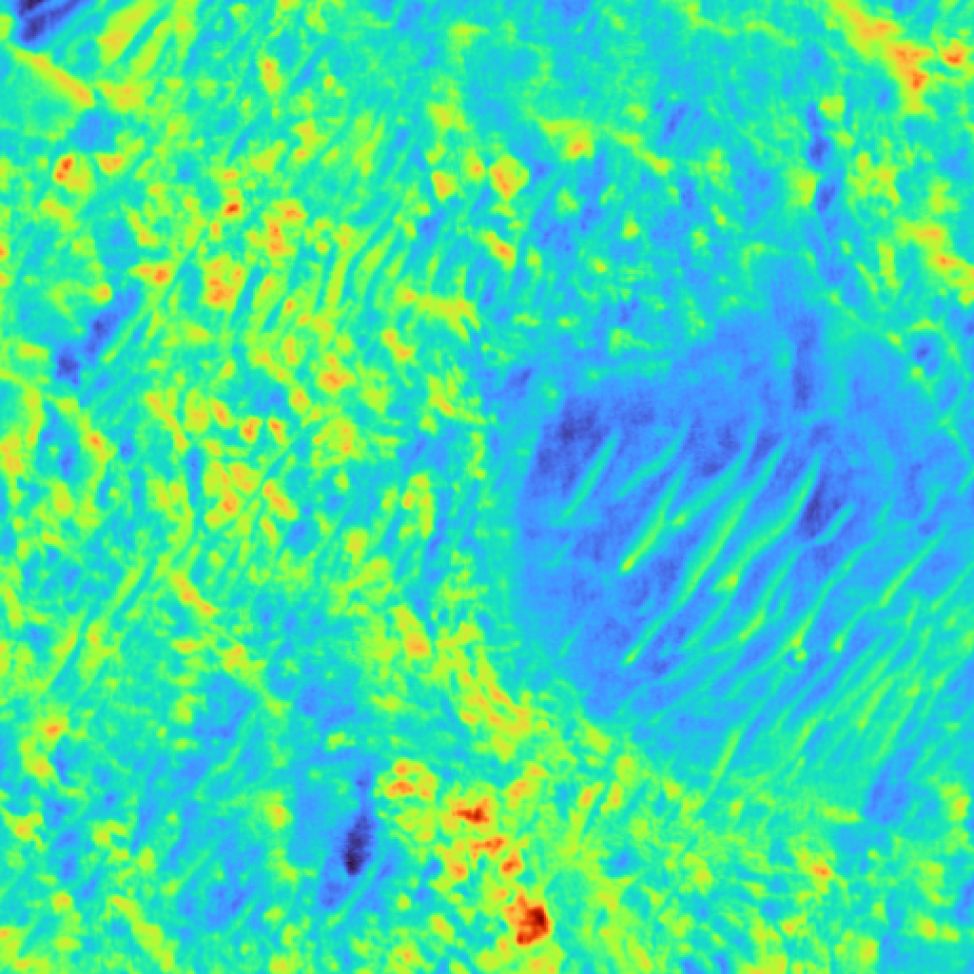
#> input picture 11_hr_magma.png, 2922 x 2922 px (shown at 1/3 size)
$ python create_zoom.py
#> lines starting #> are read from the running program, lines starting #| are printed output that depends on the picture; pictures that were not available may be replaced by others from this repository, and a replacement may not be noted
from PIL import Image, ImageDraw

# the two image should have the same size
img_a = Image.open('11_hr_magma.png')
#> img_a is the input picture: PIL image 2922x2922 RGBA; mean R, G, B, A 66.6, 218.3, 168.6, 255
img_b = Image.open('11_sr_magma.png')

padding = 10
big_space = 70
scale_down = 6
rect_width = 10
line_width = 3
box_position = [1200, 2200]
box_dim = 600
fill_color = (255, 0, 0)

def draw_and_crop(img, rect, width=rect_width, color=fill_color):
    crop = img.crop(rect)

    draw = ImageDraw.Draw(img)
    draw.rectangle(rect, outline=color, width=width)
    return img, crop

size_h = max(int(img_a.height/scale_down), (box_dim * 2) + padding) + (padding * 2)
#> size_h = 1230
size_w = (int(img_a.width/scale_down) * 2) + box_dim + (padding * 2) + (big_space * 2)
#> size_w = 1734
new_image = Image.new('RGB', (size_w, size_h), color = 'white')
#> new_image: PIL image 1734x1230 RGB; every value is 255

rect = box_position + [x + box_dim for x in box_position]
img1, crop1 = draw_and_crop(img_a, rect)
#> in draw_and_crop, `crop = img.crop(rect)`:
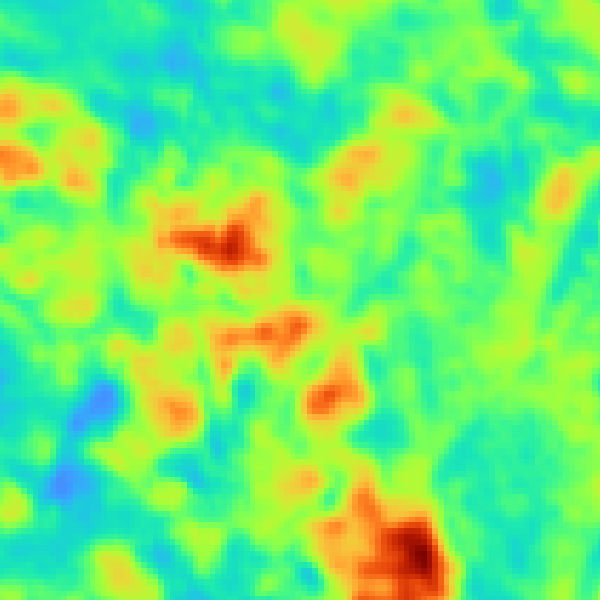
#> crop: PIL image 600x600 RGBA; mean R, G, B, A 113.3, 233.3, 111, 255
img1 = img1.resize([int(img_a.height/scale_down), int(img_a.width/scale_down)])
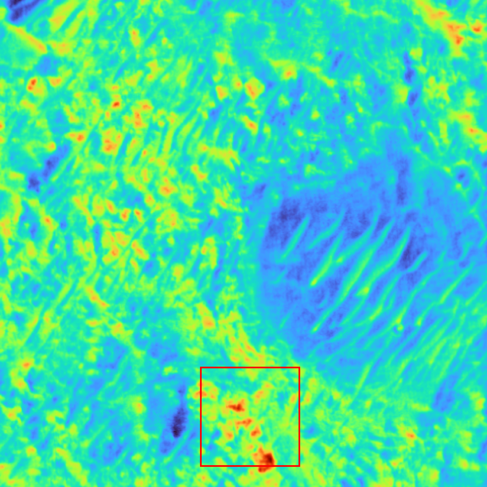
#> img1: PIL image 487x487 RGBA; mean R, G, B, A 67, 217.7, 168.3, 255
img1_pad_w = padding
img1_pad_h = int(size_h/2 - (img_a.height/scale_down/2))
#> img1_pad_h = 371
new_image.paste(img1, (img1_pad_w, img1_pad_h))
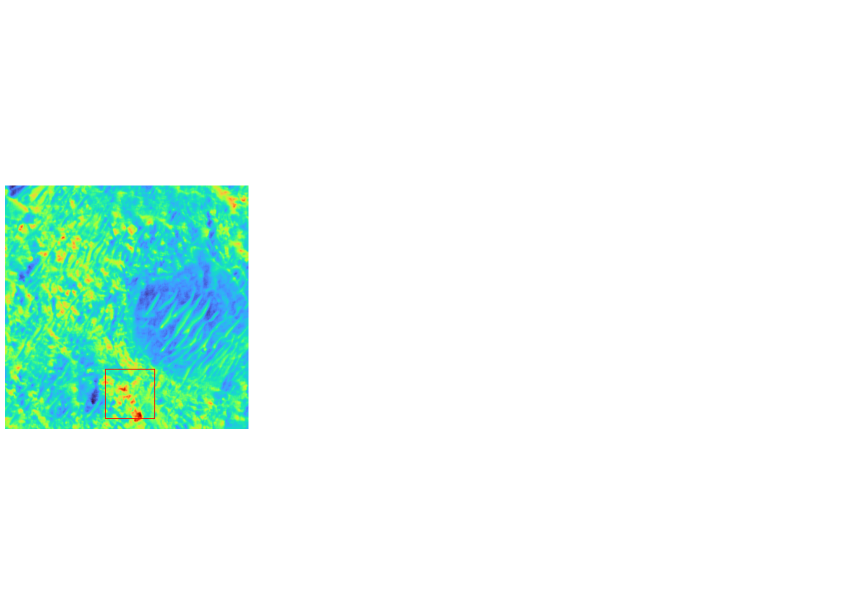
#> new_image: PIL image 1734x1230 RGB (shown at 1/2 size); mean R, G, B 234.1, 250.9, 245.4
crop1_pad_w = padding + int(img_a.width/scale_down) + big_space
#> crop1_pad_w = 567
crop1_pad_h = padding
new_image.paste(crop1, (crop1_pad_w, crop1_pad_h))
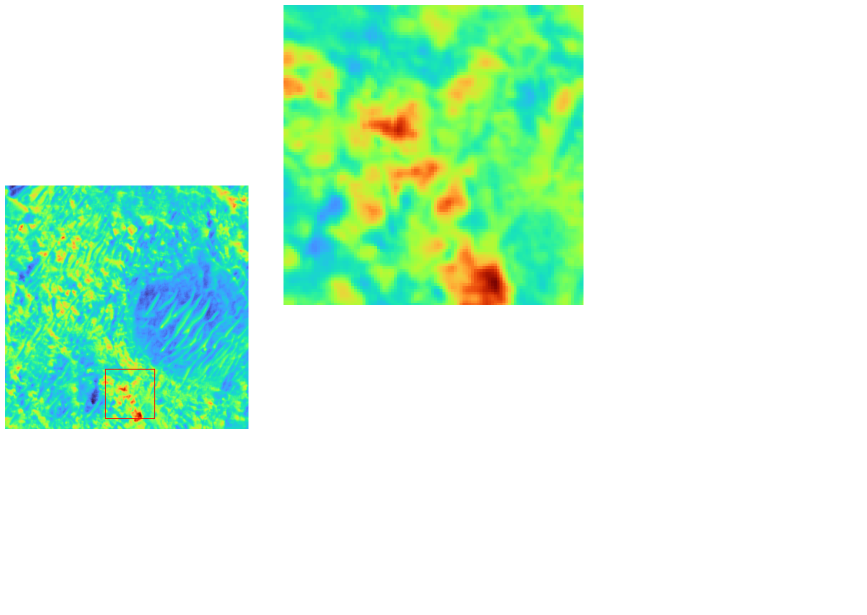
#> new_image: PIL image 1734x1230 RGB (shown at 1/2 size); mean R, G, B 210.2, 247.2, 221.1

img2, crop2 = draw_and_crop(img_b,rect)
img2 = img2.resize([int(img_a.height/scale_down), int(img_a.width/scale_down)])
img2_pad_w = padding + int(img_a.width/scale_down) + big_space*2 + box_dim
#> img2_pad_w = 1237
img2_pad_h = int(size_h/2 - (img_a.height/scale_down/2))
#> img2_pad_h = 371
new_image.paste(img2, (img2_pad_w, img2_pad_h))
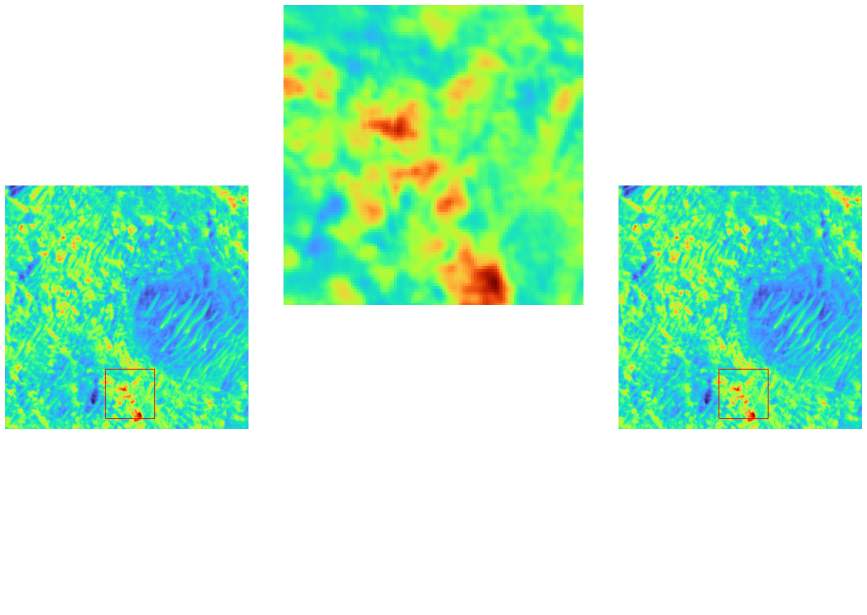
#> new_image: PIL image 1734x1230 RGB (shown at 1/2 size); mean R, G, B 189.3, 243, 211.4
crop2_pad_w = padding + int(img_a.width/scale_down) + big_space
#> crop2_pad_w = 567
crop2_pad_h = padding * 2 + box_dim
new_image.paste(crop2, (crop2_pad_w, crop2_pad_h))
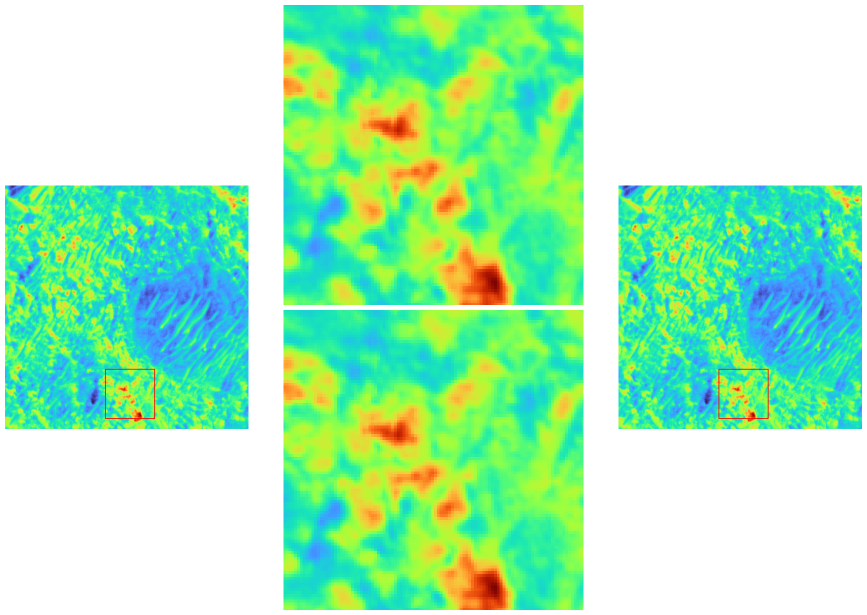
#> new_image: PIL image 1734x1230 RGB (shown at 1/2 size); mean R, G, B 165.3, 239.4, 187.1

draw = ImageDraw.Draw(new_image)
draw.line((img1_pad_w + int(rect[0]/scale_down), img1_pad_h + int(rect[1]/scale_down), crop1_pad_w, crop1_pad_h), fill=fill_color, width=line_width)
draw.line((img1_pad_w + int(rect[0]/scale_down) + int(box_dim/scale_down), img1_pad_h + int(rect[1]/scale_down) + int(box_dim/scale_down), crop1_pad_w, crop1_pad_h + box_dim), fill=fill_color, width=line_width)

draw.line((img2_pad_w + int(rect[0]/scale_down), img2_pad_h + int(rect[1]/scale_down), crop2_pad_w + box_dim, crop2_pad_h), fill=fill_color, width=line_width)
draw.line((img2_pad_w + int(rect[0]/scale_down) + int(box_dim/scale_down), img2_pad_h + int(rect[1]/scale_down) + int(box_dim/scale_down), crop2_pad_w + box_dim, crop2_pad_h + box_dim), fill=fill_color, width=line_width)


new_image.save('out.png')
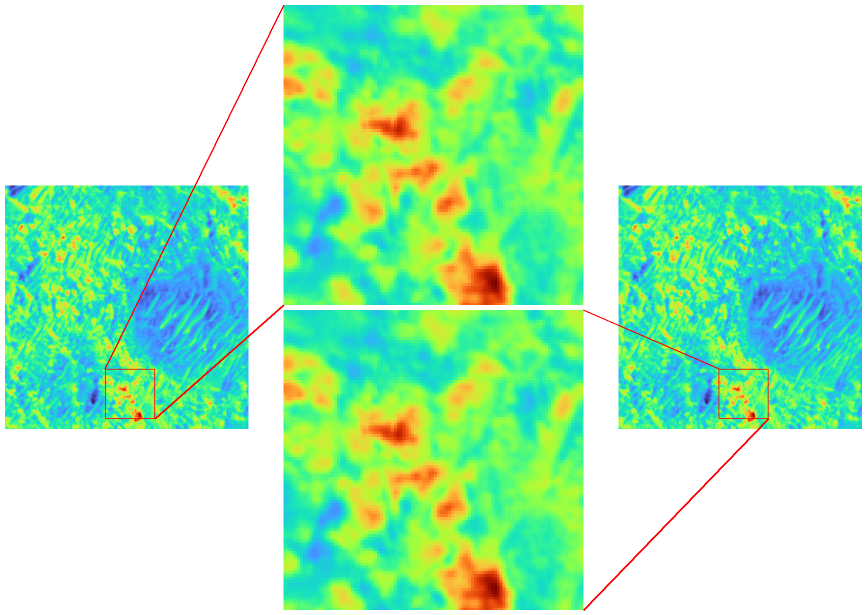
#> saved as out.png: PIL image 1734x1230 RGB (shown at 1/2 size); mean R, G, B 165.6, 238.7, 186.5
